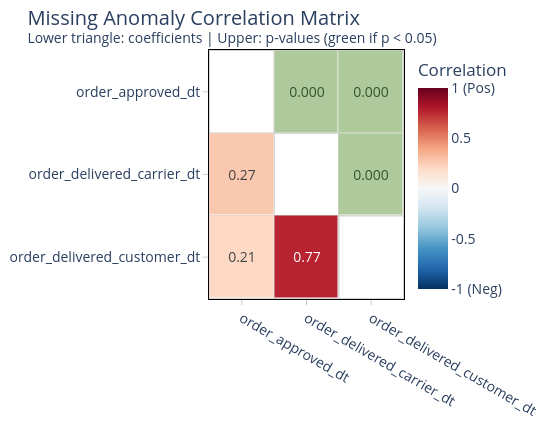

Notebook code for this chart:
### Code cell
df_orders.explore.anomalies_report()

### Figure 1 — Plotly figure (JSON) as saved in the notebook; plotly's stock layout.template omitted (floating-point values rounded to 4 significant figures)
{"data": [{"colorbar": {"ticktext": ["-1 (Neg)", "-0.5", "0", "0.5", "1 (Pos)"], "tickvals": [-1, -0.5, 0, 0.5, 1], "title": {"text": "Correlation"}}, "colorscale": [[0, "rgb(5,48,97)"], [0.1, "rgb(33,102,172)"], [0.2, "rgb(67,147,195)"], [0.3, "rgb(146,197,222)"], [0.4, "rgb(209,229,240)"], [0.5, "rgb(247,247,247)"], [0.6, "rgb(253,219,199)"], [0.7, "rgb(244,165,130)"], [0.8, "rgb(214,96,77)"], [0.9, "rgb(178,24,43)"], [1, "rgb(103,0,31)"]], "hoverinfo": "text", "hovertext": [["<b>order_approved_dt</b> vs <b>order_approved_dt</b><br>Correlation: 1.00<br>p-value: 1.0000", "<b>order_approved_dt</b> vs <b>order_delivered_carrier_dt</b><br>Correlation: 0.27<br>p-value: 0.0000", "<b>order_approved_dt</b> vs <b>order_delivered_customer_dt</b><br>Correlation: 0.21<br>p-value: 0.0000"], ["<b>order_delivered_carrier_dt</b> vs <b>order_approved_dt</b><br>Correlation: 0.27<br>p-value: 0.0000", "<b>order_delivered_carrier_dt</b> vs <b>order_delivered_carrier_dt</b><br>Correlation: 1.00<br>p-value: 1.0000", "<b>order_delivered_carrier_dt</b> vs <b>order_delivered_customer_dt</b><br>Correlation: 0.77<br>p-value: 0.0000"], ["<b>order_delivered_customer_dt</b> vs <b>order_approved_dt</b><br>Correlation: 0.21<br>p-value: 0.0000", "<b>order_delivered_customer_dt</b> vs <b>order_delivered_carrier_dt</b><br>Correlation: 0.77<br>p-value: 0.0000", "<b>order_delivered_customer_dt</b> vs <b>order_delivered_customer_dt</b><br>Correlation: 1.00<br>p-value: 1.0000"]], "showscale": true, "text": [["", "0.000", "0.000"], ["0.27", "", "0.000"], ["0.21", "0.77", ""]], "textfont": {"size": 14}, "texttemplate": "%{text}", "type": "heatmap", "x": ["order_approved_dt", "order_delivered_carrier_dt", "order_delivered_customer_dt"], "xgap": 1, "y": ["order_approved_dt", "order_delivered_carrier_dt", "order_delivered_customer_dt"], "ygap": 1, "z": [[NaN, 0.1, 0.1], [0.27, NaN, 0.1], [0.21, 0.77, NaN]], "zmax": 1, "zmin": -1}, {"colorscale": [[0, "rgba(0,128,0,0.3)"], [1, "rgba(0,128,0,0.3)"]], "hoverinfo": "skip", "showscale": false, "type": "heatmap", "x": ["order_approved_dt", "order_delivered_carrier_dt", "order_delivered_customer_dt"], "xgap": 1, "y": ["order_approved_dt", "order_delivered_carrier_dt", "order_delivered_customer_dt"], "ygap": 1, "z": [[NaN, 0.1, 0.1], [NaN, NaN, 0.1], [NaN, NaN, NaN]], "zmax": 1, "zmin": 0}], "layout": {"coloraxis": {"cmax": 1, "cmin": -1, "colorscale": [[0, "rgb(5,48,97)"], [0.1, "rgb(33,102,172)"], [0.2, "rgb(67,147,195)"], [0.3, "rgb(146,197,222)"], [0.4, "rgb(209,229,240)"], [0.5, "rgb(247,247,247)"], [0.6, "rgb(253,219,199)"], [0.7, "rgb(244,165,130)"], [0.8, "rgb(214,96,77)"], [0.9, "rgb(178,24,43)"], [1, "rgb(103,0,31)"]]}, "font": {"size": 14}, "height": 430, "plot_bgcolor": "white", "shapes": [{"fillcolor": "rgba(0,0,0,0)", "layer": "below", "line": {"color": "lightgray", "width": 1}, "type": "rect", "x0": -0.5, "x1": 2.5, "y0": -0.5, "y1": 2.5}, {"fillcolor": "rgba(0,0,0,0)", "layer": "below", "line": {"color": "lightgray", "width": 1}, "type": "rect", "x0": -0.5, "x1": 0.5, "y0": -0.5, "y1": 0.5}, {"fillcolor": "rgba(0,0,0,0)", "layer": "below", "line": {"color": "lightgray", "width": 1}, "type": "rect", "x0": -0.5, "x1": 0.5, "y0": 0.5, "y1": 1.5}, {"fillcolor": "rgba(0,0,0,0)", "layer": "below", "line": {"color": "lightgray", "width": 1}, "type": "rect", "x0": -0.5, "x1": 0.5, "y0": 1.5, "y1": 2.5}, {"fillcolor": "rgba(0,0,0,0)", "layer": "below", "line": {"color": "lightgray", "width": 1}, "type": "rect", "x0": 0.5, "x1": 1.5, "y0": -0.5, "y1": 0.5}, {"fillcolor": "rgba(0,0,0,0)", "layer": "below", "line": {"color": "lightgray", "width": 1}, "type": "rect", "x0": 0.5, "x1": 1.5, "y0": 0.5, "y1": 1.5}, {"fillcolor": "rgba(0,0,0,0)", "layer": "below", "line": {"color": "lightgray", "width": 1}, "type": "rect", "x0": 0.5, "x1": 1.5, "y0": 1.5, "y1": 2.5}, {"fillcolor": "rgba(0,0,0,0)", "layer": "below", "line": {"color": "lightgray", "width": 1}, "type": "rect", "x0": 1.5, "x1": 2.5, "y0": -0.5, "y1": 0.5}, {"fillcolor": "rgba(0,0,0,0)", "layer": "below", "line": {"color": "lightgray", "width": 1}, "type": "rect", "x0": 1.5, "x1": 2.5, "y0": 0.5, "y1": 1.5}, {"fillcolor": "rgba(0,0,0,0)", "layer": "below", "line": {"color": "lightgray", "width": 1}, "type": "rect", "x0": 1.5, "x1": 2.5, "y0": 1.5, "y1": 2.5}], "title": {"text": "Missing Anomaly Correlation Matrix<br><sup>Lower triangle: coefficients | Upper: p-values (green if p < 0.05)</sup>"}, "width": 550, "xaxis": {"linecolor": "black", "linewidth": 1, "mirror": true, "showgrid": false, "showline": true}, "yaxis": {"autorange": "reversed", "linecolor": "black", "linewidth": 1, "mirror": true, "showgrid": false, "showline": true}}}
